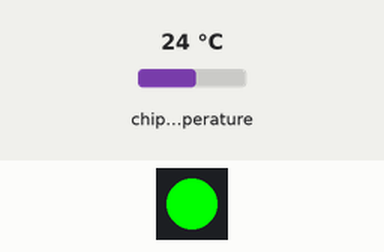
The program below on a simulated CircuitPython board. Shown: 1 RGB LEDs in strip order, left to right. The test bench sets the inputs (shaded band); at power-on: chip temperature 24 °C. Files the program writes start out absent.

Above: at 0.5 s.
At 5.5 s:
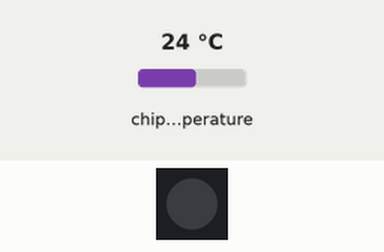
Timing chart, 0 to 13.0 s (numbered marks = the images above):
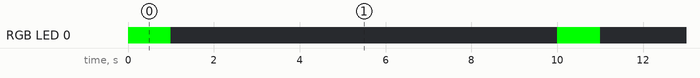

The program:

WritingTEST.py
```python
import time
import board
import microcontroller
import neopixel

pixel = neopixel.NeoPixel(board.NEOPIXEL, 1)

try:
    with open("/temperature.txt", "a") as temp_log:
        while True:
            temperature = microcontroller.cpu.temperature
            temp_log.write('{0:.2f}\n'.format(temperature))
            temp_log.flush()
            pixel.fill((0, 255, 0))
            time.sleep(1)
            pixel.fill((0, 0, 0))
            time.sleep(9)

except OSError as e:
    delay = 0.5
    if e.args[0] == 28:
        delay = 0.15
    while True:
        pixel.fill((255, 0, 0))
        time.sleep(delay)
        pixel.fill((0, 0, 0))
        time.sleep(delay)
```

Measured:
- by itself, RGB LED 0: alternates RGB(0, 255, 0) for 1.0 s and off for 9.0 s
